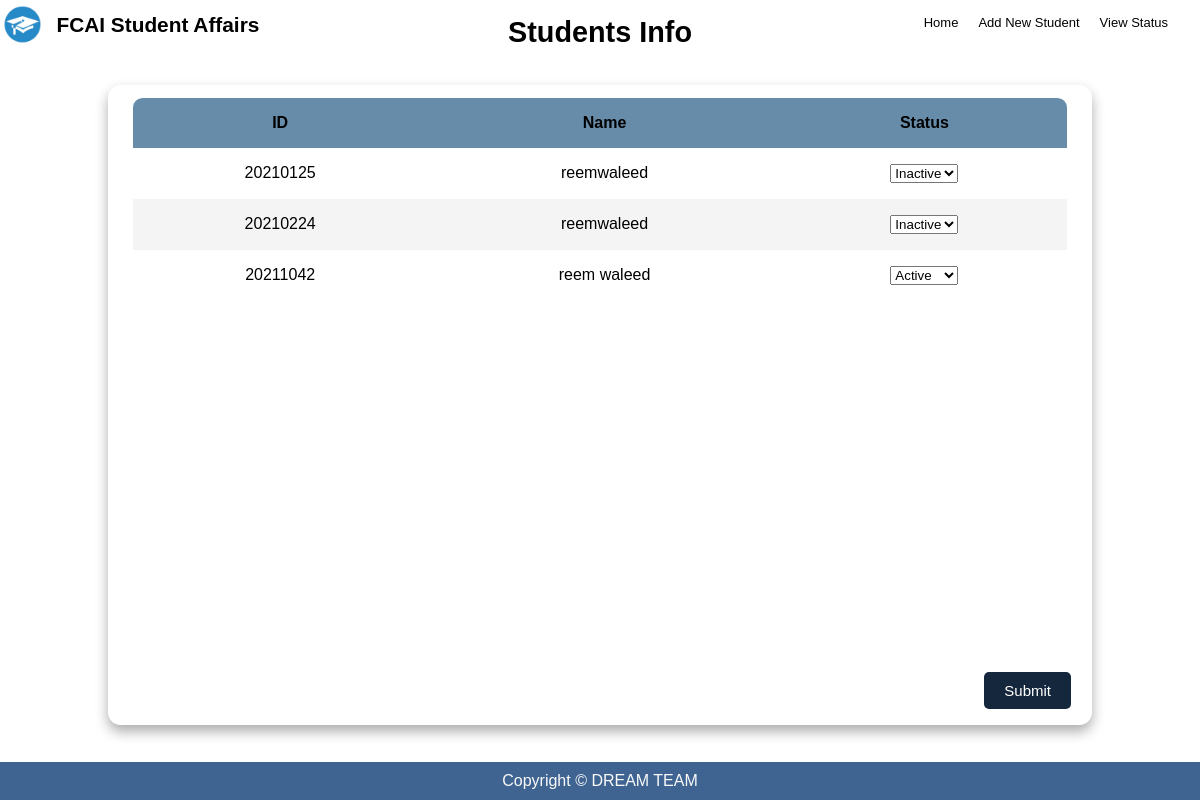
The app's page /status/ with its own data.
### students/models.py (models this page shows)
class Student(models.Model):
    name = models.CharField(max_length=50)
    status = models.CharField(max_length=25, choices=Status)
    birthDate = models.DateField()
    gpa = models.FloatField()
    phoneNumber = models.CharField(max_length=11)
    email = models.EmailField()
    gender = models.CharField(max_length=6, choices=Gender)
    level = models.CharField(max_length=1)
    department = models.CharField(max_length=25, choices=Departments)
    def __str__(self):
        return self.name

### students/views.py (the view)
# urls.py: path('status/', views.studentList, name='status'),
def studentList(request):
    allStudents = Student.objects.all()  # Get all students from the database
    context = {'allStudents': allStudents}
    return render(request, 'studentList.html', context)

### students/templates/studentList.html (shortened to what this page needs)
{% extends 'base.html' %}
{% block body %}
<section class="table__header">
  <h1 class="statusTitle">Students Info</h1>
</section>
<form action="" method="POST">
  <div class="allStatusTable">
    <main class="table" id="saifTable">
      <section class="table__body">
        <table>
          <thead>
            <tr>
              <th>ID</th>
              <th>Name</th>
              <th>Status</th>
            </tr>
          </thead>
          <tbody>
            {% for student in allStudents %}
            <div id="studentContainer">
              <tr>
                <td>{{ student.id }}</td>
                <td>{{ student }}</td>
                <td>
                  <select name="status_{{ student.id }}">
                    <option value="act" {% if student.status == "ACTIVE" %}selected{% endif %}>Active</option>
                    <option value="inact" {% if student.status == "INACTIVE" %}selected{% endif %}>Inactive</option>
                  </select>
                </td>
              </tr>
            </div>
            {% endfor %}
          </tbody>
          <div class="smallBtnArea">
            <input type="submit" value="Submit" onclick="return confirm('Are you sure?')" class="Btn" />
          </div>
        </table>
      </section>
    </main>
  </div>
</form>
{% endblock body %}

### static/css/style.css (style rules this page uses)
* { margin: 0; padding: 0; box-sizing: border-box; font-family: Arial, Helvetica, sans-serif; text-decoration: none; }
body { min-height: 100vh; display: flex; flex-direction: column; background-image: url(https://i.pinimg.com/564x/b7/5f/71/b75f71b1195835a27b73673852c36546.jpg); }
#saifTable { width: 82vw; height: 80vh; background-color: #fff5; backdrop-filter: blur(7px); box-shadow: 0 0.4rem 0.8rem #0005; border-radius: 0.8rem; overflow: hidden; margin-top: 20px; margin-bottom: 20px; }
.table__header { text-align: center; width: 100%; height: 15%; font-size: 1.2rem; padding: 1rem 1rem; justify-content: space-between; align-items: center; }
.table__body { width: 95%; max-height: calc(89% - 1.6rem); background-color: #fffb; margin: 0.8rem auto; border-radius: 0.6rem; overflow: auto; overflow: overlay; }
.table__body table { width: 100%; }
.table__body table, th, td { border-collapse: collapse; padding: 1rem; text-align: left; text-align: center; }
.table__body thead th { position: sticky; top: 0; left: 0; background-color: #668caafe; cursor: pointer; text-transform: capitalize; }
.table__body tbody tr:nth-child(even) { background-color: #0000000b; }
.allStatusTable, .btnArea { display: flex; justify-content: center; align-items: center; }
.smallBtnArea { position: fixed; bottom: 1rem; right: 1rem; display: flex; justify-content: center; align-items: center; }
.Btn { margin-right: 5px; background-color: #15273c; color: #fff; border: none; padding: 10px 20px; font-size: 15px; border-radius: 5px; }

### records on screen
Student: id "20210125", name "reemwaleed", status+id "Inactive"
Student: id "20210224", name "reemwaleed", status+id "Inactive"
Student: id "20211042", name "reem waleed", id "Active"
